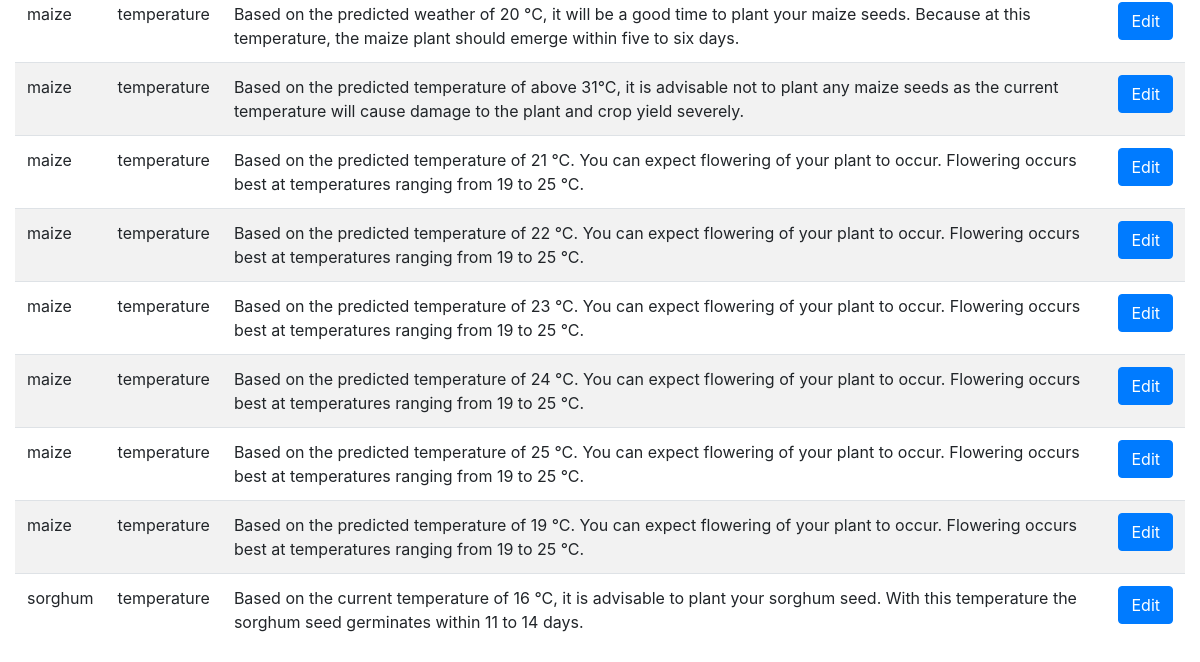
Page /manage_rules (signed in, lower part) on the earlier database version.
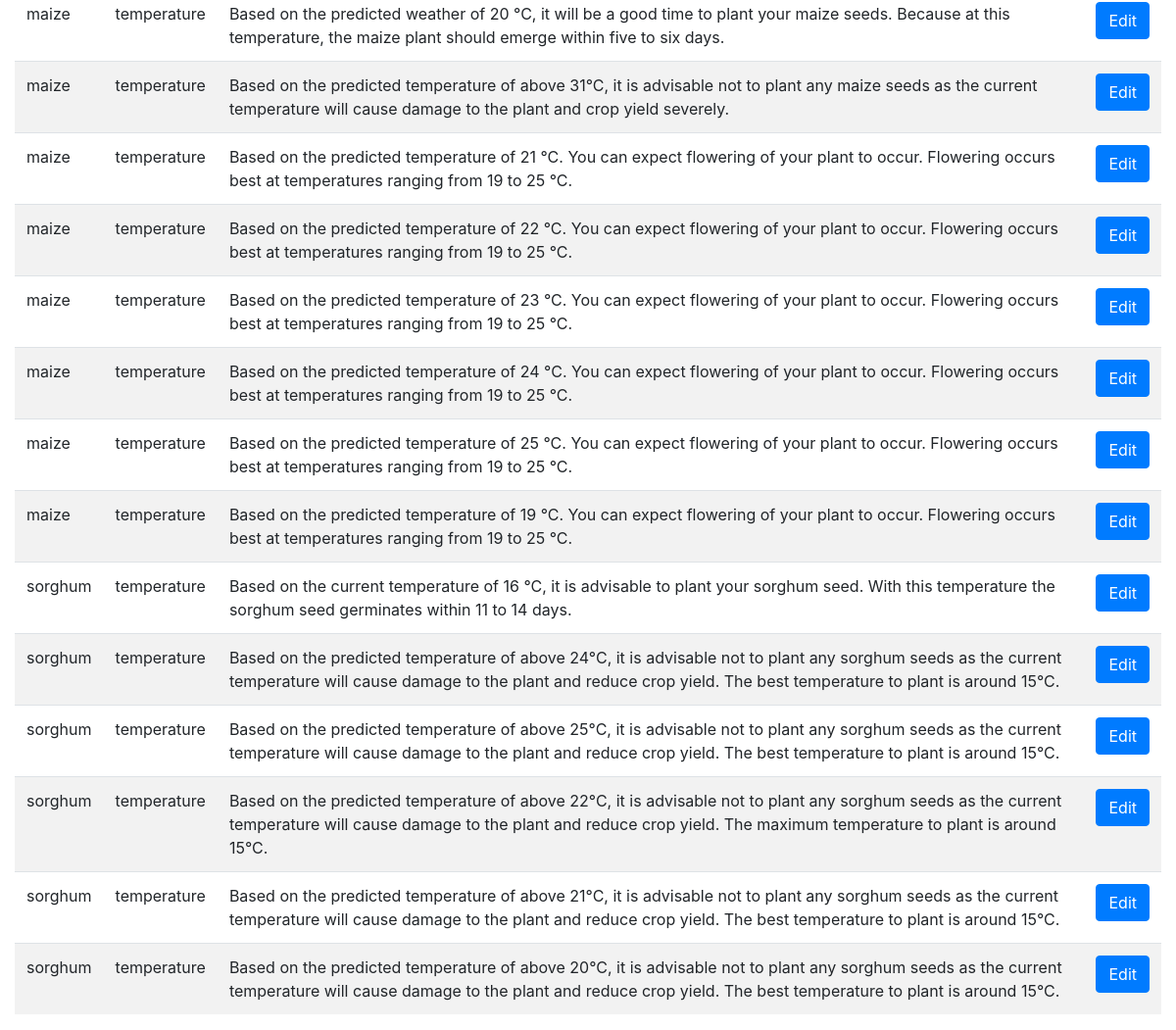
Same page on the later database version.
### app.py (models this page shows)
class Rules(db.Model):
    id =db.Column(db.Integer, primary_key=True)
    crop = db.Column(db.String(50), nullable=False)
    advice = db.Column(db.Text, nullable=False)
    weather = db.Column(db.String(50), nullable=False)
    weather_condition = db.Column(db.String(50), nullable=False)
    value = db.Column(db.Integer, nullable=False)
    create_date = db.Column(db.DateTime, nullable=False)

### app.py (the view)
@app.route('/manage_rules')
@is_logged_in
def manage_rules():
    rules = Rules.query.all()
    if len(rules) > 0:
        return render_template('manage_rules.html', rules=rules)
    else:
        msg = 'No Rules Found'
        return render_template('manage_rules.html', msg=msg)

### app.py (called while the page is built)
def is_logged_in(f):
    @wraps(f)
    def wrap(*args, **kwargs):
        if 'logged_in' in session:
            return f(*args, **kwargs)
        else:
            flash('Unathorized! Please login', 'danger')
            return redirect(url_for('login'))
    return wrap

### templates/manage_rules.html (shortened to what this page needs)
{% extends 'layout.html' %}
{% block body %}
<div class="container-fluid">
   <table class="table table-striped">
    {% for rule in rules %}
    <tr>
      <td> {{rule.crop}} </td>
      <td> {{rule.weather}} </td>
      <td> {{rule.advice}} </td>
      <td><a href="edit_rule/{{rule.id}}" class="btn btn-primary pullright">Edit </td>
    </tr>
    {% endfor %}
   </table>
</div>
{% endblock %}

### templates/layout.html (shortened to what this page needs)
<!DOCTYPE html>
<html>
  <head>
    <link rel="stylesheet" type = "text/css" href="https://stackpath.bootstrapcdn.com/bootstrap/4.1.1/css/bootstrap.min.css">
    <link rel="stylesheet" type = "text/css" href="{{ url_for('static', filename= 'css/style.css') }}">
    <link rel="stylesheet" type = "text/css" href="{{ url_for('static', filename= 'plugins/font-awesome/css/font-awesome.min.css') }}">
    <link rel="stylesheet" type = "text/css" href="{{ url_for('static', filename= 'plugins/font-awesome/css/font-awesome.min.css') }}">
  </head>
  <body class = "bg-white">
    <div class="" >
      {% block body %}
      {% endblock %}
    </div>
  </body>
</html>

Differences in the rows shown:
added Rules: crop "sorghum", weather "temperature", advice "Based on the predicted temperature of above 24°C, it is advisable not to plant any sorghum seeds as the current temperature will cause damage to the plant and reduce crop yield. The best temperature to plant is around 15°C."
added Rules: crop "sorghum", weather "temperature", advice "Based on the predicted temperature of above 25°C, it is advisable not to plant any sorghum seeds as the current temperature will cause damage to the plant and reduce crop yield. The best temperature to plant is around 15°C."
added Rules: crop "sorghum", weather "temperature", advice "Based on the predicted temperature of above 22°C, it is advisable not to plant any sorghum seeds as the current temperature will cause damage to the plant and reduce crop yield. The maximum temperature to plant is around 15°C."
added Rules: crop "sorghum", weather "temperature", advice "Based on the predicted temperature of above 21°C, it is advisable not to plant any sorghum seeds as the current temperature will cause damage to the plant and reduce crop yield. The best temperature to plant is around 15°C."
added Rules: crop "sorghum", weather "temperature", advice "Based on the predicted temperature of above 20°C, it is advisable not to plant any sorghum seeds as the current temperature will cause damage to the plant and reduce crop yield. The best temperature to plant is around 15°C."
